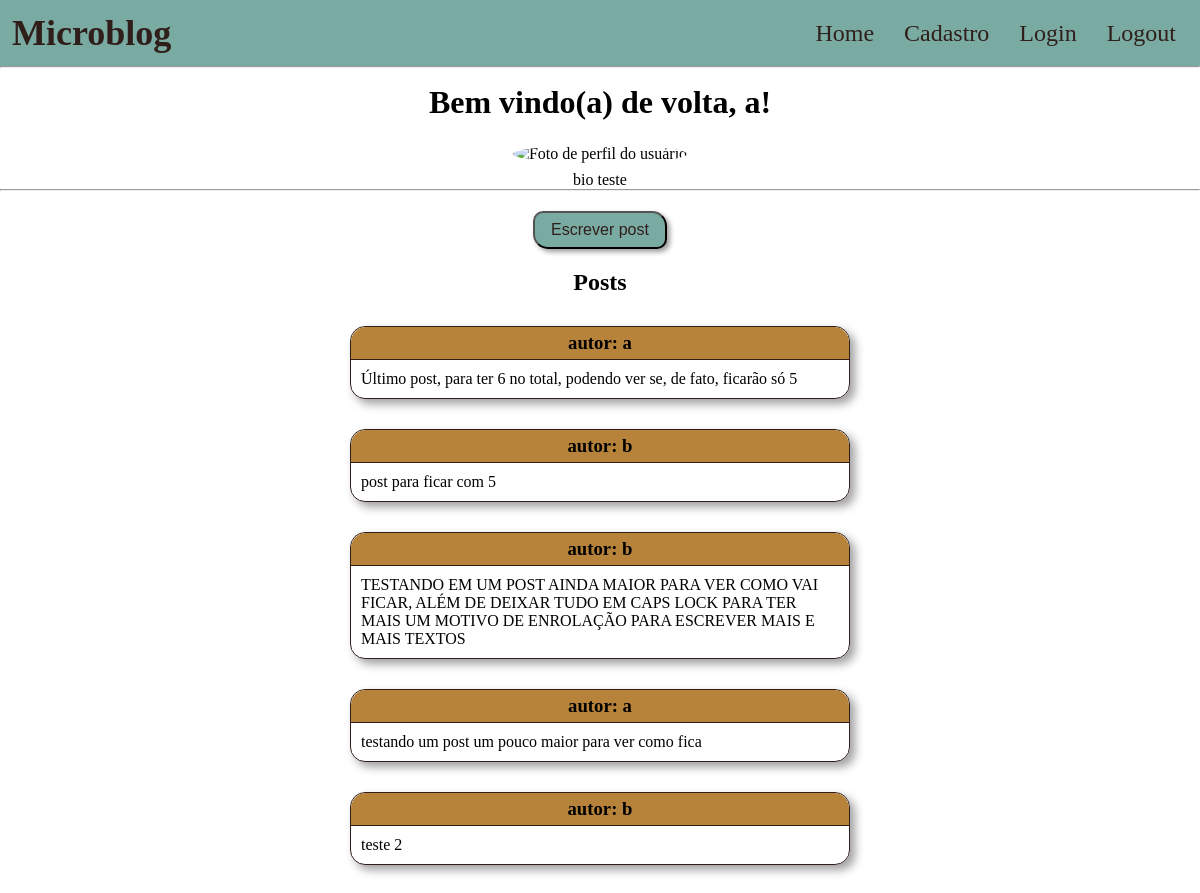
The page / (signed in) on the database its author committed.
### microblog/app/models/models.py (models this page shows)
class User(UserMixin, db.Model):
    __tablename__ = 'users'
    id: Mapped[int] = mapped_column(primary_key=True, autoincrement=True)
    username: Mapped[str] = mapped_column(unique=True, nullable=False)
    password: Mapped[str] = mapped_column(nullable=False)
    remember: Mapped[bool] = mapped_column(default=False)
    last_login: Mapped[datetime] = mapped_column()
    profile_picture: Mapped[str] = mapped_column(nullable=True)
    bio: Mapped[str] = mapped_column(nullable=True)
    posts: Mapped[list['Post']] = relationship(back_populates='author', cascade="all, delete-orphan")

class Post(db.Model):
    __tablename__ = 'posts'
    id: Mapped[int] = mapped_column(primary_key=True, autoincrement=True)
    body: Mapped[str] = mapped_column(nullable=False)
    timestamp: Mapped[datetime] = mapped_column()
    user_id: Mapped[int] = mapped_column(ForeignKey('users.id'))
    author: Mapped[User] = relationship(back_populates='posts')

### microblog/app/routes.py (the view)
@app.route('/')
def index():
    user=None
    posts=[]
    if current_user.is_authenticated:
        user = current_user
        posts = alquimias.get_timeline()
    return render_template('index.html', title='Página inicial', user=user, posts=posts)

### microblog/app/alquimias.py (called while the page is built)
def get_timeline():
    posts_db = (
        db.session.query(Post)
        .order_by(Post.timestamp.desc())
        .limit(5)
        .all()
    )
    posts = []
    for post in posts_db:
        posts.append({'author':post.author.username, 'body':post.body})
    return posts

### microblog/app/models/models.py (called while the page is built)
@login.user_loader
def load_user(id):
    return db.session.get(User, int(id))

### microblog/app/templates/index.html
{% extends "base.html" %}
{% block content %}
<main>
{% if user %}
    <h1>Bem vindo(a) de volta, {{ user.username }}!</h1>
    <section id="user-profile">
        <div id="profile-picture-box">
            {% if user.profile_picture %}
                <img src="{{ user.profile_picture }}" alt="Foto de perfil do usuário">
            {% else %}
                <img src="https://i.pinimg.com/236x/a8/da/22/a8da222be70a71e7858bf752065d5cc3.jpg" alt="Foto de perfil do usuário">
            {% endif %}
        </div>
        <div id="profile-bio">
            {% if user.bio %}
                <p>{{ user.bio }}</p>
            {% else %}
                <p>Sem bio</p>
            {% endif %}
        </div>
    </section>
{% else %}
    <h1>Faça login para ter acesso aos recursos dessa página</h1>
{% endif %}
<hr>
<section id="posts">
    <div>
        <button id="new-post-button"><a href="/post">Escrever post</a></button>
    </div>
    <h2>Posts</h2>
    {% for post in posts %}
    <div class="post">
        <h3>autor: {{ post.author }}</h3>
        <p>{{ post.body }}</p>
    </div>
    {% endfor %}
</section>
</main>
{% endblock %}

### microblog/app/templates/base.html (shortened to what this page needs)
<!DOCTYPE html>
<html>
<head>
    <link rel="stylesheet" href="{{ url_for('static', filename='css/ids.css') }}">
    <link rel="stylesheet" href="{{ url_for('static', filename='css/style.css') }}">
    <link rel="stylesheet" href="{{ url_for('static', filename='css/classes.css') }}">
</head>
<body>
    <nav>
        <div>
            <h1>Microblog</h1>
        </div>
        <div>
            <a href="/">Home</a>
            <a href="/cadastro">Cadastro</a>
            <a href="/login">Login</a>
            <a href="/logout">Logout</a>
        </div>
    </nav>
    <hr>
    {% block content %}{% endblock %}
</body>
</html>

### microblog/app/static/css/ids.css (style rules this page uses)
div#profile-picture-box { text-align: center; padding: 0.5em; }
div#profile-picture-box img { width: 200px; height: 200px; border-radius: 50%; }
div#profile-bio { text-align: center; }
section#posts { margin: 10px 0px; padding: 10px; }
section#posts div:first-child { text-align: center; }

### microblog/app/static/css/style.css (style rules this page uses)
* { margin: 0px; padding: 0px; box-sizing: border-box; }
:root { --color1 : #79aba2; --color2 : #b4b943; --color3 : #b7833a; --color4 : #a04b26; --color5 : #301e1a; }
h1,h2 { text-align: center; }
h2 { margin-top: 20px; }
main h1 { padding: 0.5em; }
a { padding: 0.5em; transition: .5s; text-decoration: none; color: var(--color5); }
button { text-align: center; padding: 0.5em; border-radius: 10px 15px; font-size: 1em; cursor: pointer; transition: .5s; box-shadow: 3px 3px 5px rgba(0, 0, 0, 0.384); color: var(--color5); background-color: var(--color1); }
nav { display: flex; flex-wrap: nowrap; justify-content: space-between; align-items: center; padding: 0.5em; font-size: 1.5em; color: var(--color5); background-color: var(--color1); }
nav h1 { font-size: 1.5em; }

### microblog/app/static/css/classes.css (style rules this page uses)
div.post { max-width: 500px; margin: 30px auto; border-radius: 15px; border: 1px solid var(--color5); box-shadow: 5px 5px 10px rgba(0, 0, 0, 0.377); }
div.post h3 { text-align: center; padding: 5px; border-radius: 15px 15px 0px 0px; border-bottom: 1px solid var(--color5); background-color: var(--color3); }
div.post p { padding: 10px; }

### rows shown on the page
User: username "a", bio "bio teste"
Post: author "a", body "Último post, para ter 6 no total, podendo ver se, de fato, ficarão só 5"
Post: author "b", body "post para ficar com 5"
Post: author "b", body "TESTANDO EM UM POST AINDA MAIOR PARA VER COMO VAI FICAR, ALÉM DE DEIXAR TUDO EM CAPS LOCK PARA TER MAIS UM MOTIVO DE ENROLAÇÃO PARA ESCREVER MAIS E MAIS TEXTOS"
Post: author "a", body "testando um post um pouco maior para ver como fica"
Post: author "b", body "teste 2"
